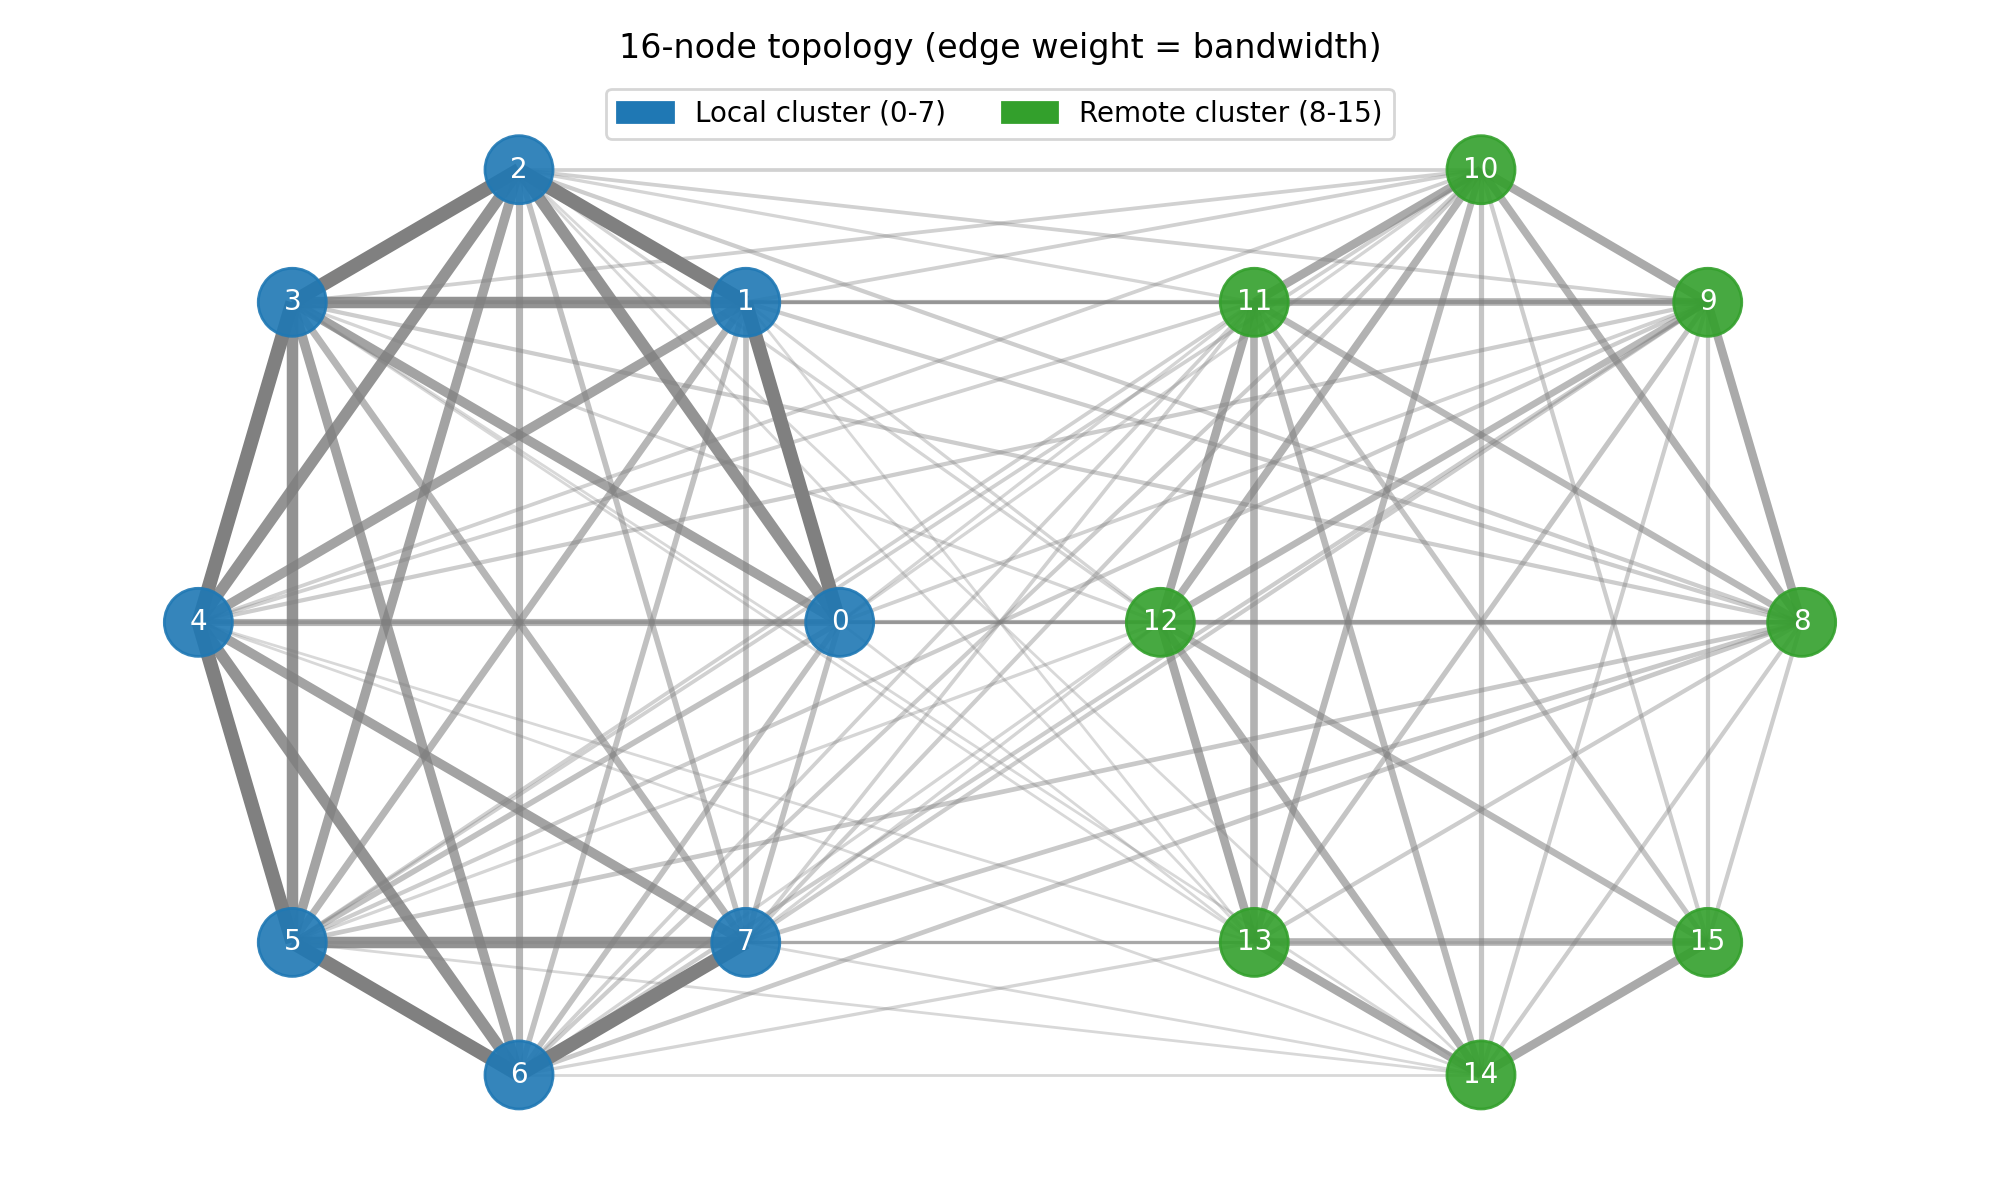

Write Python code to recreate this figure.
# -*- coding: utf-8 -*-
"""
生成16节点网络拓扑图：
- 读取 need_data_N16_improved.xlsx 或 need_data_N16.xlsx 中的 '带宽上限' 表
- 根据带宽绘制带权无向图，节点 0-7 为本地集群，8-15 为远程集群
- 输出文件：n16_topology.png
"""
import pandas as pd
import numpy as np
import networkx as nx
import matplotlib.pyplot as plt
import os

# 可调整的参数
INPUT_FILES = ['need_data_N16_improved.xlsx', 'need_data_N16.xlsx']
OUT_FILE = 'n16_topology.png'
EDGE_THRESHOLD = 0.3  # 只绘制权重大于该阈值的边

# 找到文件
base_dir = os.path.abspath(os.path.dirname(__file__))
for f in INPUT_FILES:
    path = os.path.join(base_dir, f)
    if os.path.exists(path):
        bw_file = path
        break
else:
    raise FileNotFoundError('未找到 need_data_N16_improved.xlsx 或 need_data_N16.xlsx')

# 读取带宽矩阵
df_bw = pd.read_excel(bw_file, sheet_name='带宽上限', index_col=0)
# 有些表格第一列是索引列，取所有数值列
bw_mat = df_bw.values.astype(float)
# 如果表里包含对角索引列（比如第一列是索引），确保矩阵是方阵
n = bw_mat.shape[0]
if n != 16:
    # 若文件包含首列作为说明列，尝试取第1:17列
    if df_bw.shape[1] >= 17:
        bw_mat = df_bw.iloc[:,1:17].values.astype(float)
        n = bw_mat.shape[0]

if bw_mat.shape[0] != 16 or bw_mat.shape[1] != 16:
    raise ValueError(f'读取到的带宽矩阵不是16x16，shape={bw_mat.shape}')

# 将对角置为0以免影响绘图
np.fill_diagonal(bw_mat, 0.0)

# 创建图
G = nx.Graph()
G.add_nodes_from(range(16))

# 添加边（仅添加权重大于阈值的边）
for i in range(16):
    for j in range(i+1, 16):
        w = float(bw_mat[i, j])
        if w > EDGE_THRESHOLD:
            G.add_edge(i, j, weight=w)

# 布局：将本地集群和远程集群分开布局
pos = {}
# 左侧圆圈：0-7
theta = np.linspace(0, 2*np.pi, 8, endpoint=False)
r_left = 1.0
for idx, node in enumerate(range(0,8)):
    pos[node] = (-1.5 + r_left*np.cos(theta[idx]), r_left*np.sin(theta[idx]))
# 右侧圆圈：8-15
theta2 = np.linspace(0, 2*np.pi, 8, endpoint=False)
r_right = 1.0
for idx, node in enumerate(range(8,16)):
    pos[node] = (1.5 + r_right*np.cos(theta2[idx]), r_right*np.sin(theta2[idx]))

# 节点颜色按集群
colors = ['#1f78b4' if i < 8 else '#33a02c' for i in range(16)]

# 画图
plt.figure(figsize=(10,6))
# 画所有节点（标签）
nx.draw_networkx_nodes(G, pos, node_color=colors, node_size=600, alpha=0.9)
# 画标签
labels = {i: str(i) for i in range(16)}
nx.draw_networkx_labels(G, pos, labels=labels, font_size=10, font_color='white')

# 画边，按权重缩放宽度与透明度
edges = G.edges(data=True)
if len(edges) > 0:
    weights = np.array([d['weight'] for (_,_,d) in edges])
    # 线宽缩放
    w_min, w_max = weights.min(), weights.max()
    if w_min == w_max:
        widths = [2.0 for _ in weights]
    else:
        widths = 1.0 + 4.0 * (weights - w_min) / (w_max - w_min)
    # 透明度
    alphas = 0.3 + 0.7 * (weights - w_min) / (w_max - w_min) if w_min != w_max else [0.8 for _ in weights]

    # 分别绘制每条边以支持不同alpha
    for (u,v,d), width, alpha in zip(edges, widths, alphas):
        nx.draw_networkx_edges(G, pos, edgelist=[(u,v)], width=width, edge_color='gray', alpha=alpha)
else:
    print('警告：没有边被绘制（请检查 EDGE_THRESHOLD）')

# 图例自定义
import matplotlib.patches as mpatches
local_patch = mpatches.Patch(color='#1f78b4', label='Local cluster (0-7)')
remote_patch = mpatches.Patch(color='#33a02c', label='Remote cluster (8-15)')
plt.legend(handles=[local_patch, remote_patch], loc='upper center', ncol=2)

plt.axis('off')
plt.title('16-node topology (edge weight = bandwidth)')
plt.tight_layout()
plt.savefig(os.path.join(base_dir, OUT_FILE), dpi=200)
print(f'已生成: {OUT_FILE} (节点数={G.number_of_nodes()}, 边数={G.number_of_edges()})')
